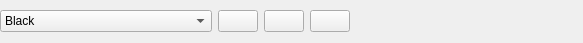
<?xml version="1.0" encoding="UTF-8"?>
<ui version="4.0">
 <class>ColorWidget</class>
 <widget class="QWidget" name="ColorWidget">
  <property name="geometry">
   <rect>
    <x>0</x>
    <y>0</y>
    <width>583</width>
    <height>43</height>
   </rect>
  </property>
  <property name="windowTitle">
   <string>Form</string>
  </property>
  <layout class="QHBoxLayout" name="horizontalLayout">
   <property name="leftMargin">
    <number>0</number>
   </property>
   <property name="topMargin">
    <number>0</number>
   </property>
   <property name="rightMargin">
    <number>0</number>
   </property>
   <property name="bottomMargin">
    <number>0</number>
   </property>
   <item>
    <widget class="QComboBox" name="comboBox">
     <item>
      <property name="text">
       <string>Black</string>
      </property>
     </item>
     <item>
      <property name="text">
       <string>White</string>
      </property>
     </item>
     <item>
      <property name="text">
       <string>Flat Color</string>
      </property>
     </item>
     <item>
      <property name="text">
       <string>Horizontal Gradient</string>
      </property>
     </item>
     <item>
      <property name="text">
       <string>Vertical Gradient</string>
      </property>
     </item>
     <item>
      <property name="text">
       <string>Diag. Gradient (From Top Left)</string>
      </property>
     </item>
     <item>
      <property name="text">
       <string>Diag. Gradient (From Bottom Left)</string>
      </property>
     </item>
     <item>
      <property name="text">
       <string>Radial Gradient</string>
      </property>
     </item>
    </widget>
   </item>
   <item>
    <widget class="ColorButton" name="color0Button">
     <property name="text">
      <string/>
     </property>
    </widget>
   </item>
   <item>
    <widget class="ColorButton" name="color1Button">
     <property name="text">
      <string/>
     </property>
    </widget>
   </item>
   <item>
    <widget class="ColorButton" name="color2Button">
     <property name="text">
      <string/>
     </property>
    </widget>
   </item>
   <item>
    <spacer name="horizontalSpacer">
     <property name="orientation">
      <enum>Qt::Horizontal</enum>
     </property>
     <property name="sizeHint" stdset="0">
      <size>
       <width>40</width>
       <height>20</height>
      </size>
     </property>
    </spacer>
   </item>
  </layout>
 </widget>
 <customwidgets>
  <customwidget>
   <class>ColorButton</class>
   <extends>QPushButton</extends>
   <header>gui/widgets/colorbutton.h</header>
  </customwidget>
 </customwidgets>
 <resources/>
 <connections/>
</ui>
